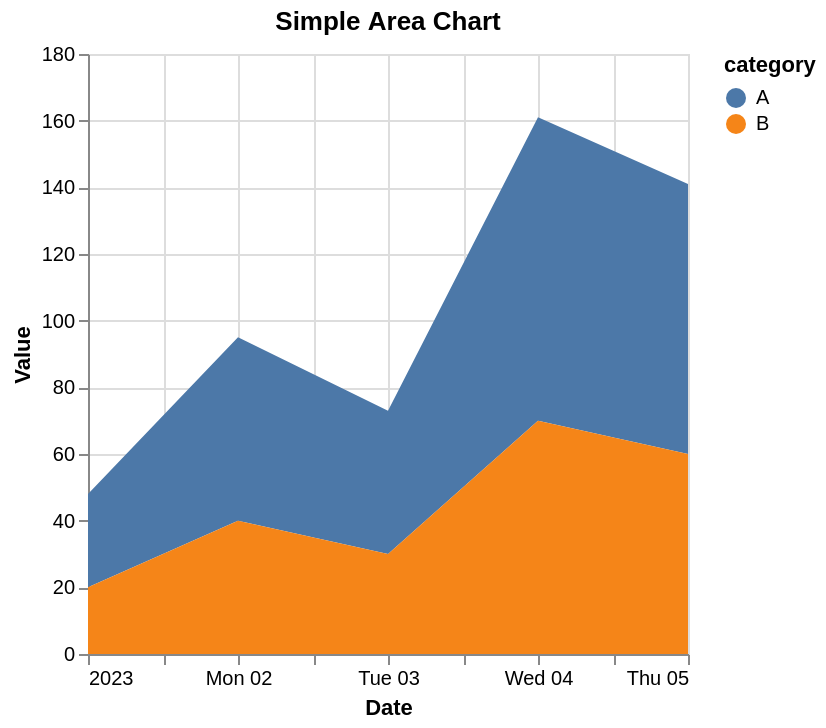

The Vega-Lite source for this figure:
### Vega-Lite specification from a JSON file in a GitHub repository (floating-point values rounded to 4 significant figures)
{"$schema": "https://vega.github.io/schema/vega-lite/v5.json", "description": "Area chart with temporal data.", "data": {"values": [{"date": "2023-01-01", "value": 28, "category": "A"}, {"date": "2023-01-02", "value": 55, "category": "A"}, {"date": "2023-01-03", "value": 43, "category": "A"}, {"date": "2023-01-04", "value": 91, "category": "A"}, {"date": "2023-01-05", "value": 81, "category": "A"}, {"date": "2023-01-01", "value": 20, "category": "B"}, {"date": "2023-01-02", "value": 40, "category": "B"}, {"date": "2023-01-03", "value": 30, "category": "B"}, {"date": "2023-01-04", "value": 70, "category": "B"}, {"date": "2023-01-05", "value": 60, "category": "B"}]}, "mark": "area", "encoding": {"x": {"field": "date", "type": "temporal", "axis": {"title": "Date"}}, "y": {"field": "value", "type": "quantitative", "axis": {"title": "Value"}}, "color": {"field": "category", "type": "nominal"}}, "title": "Simple Area Chart"}
